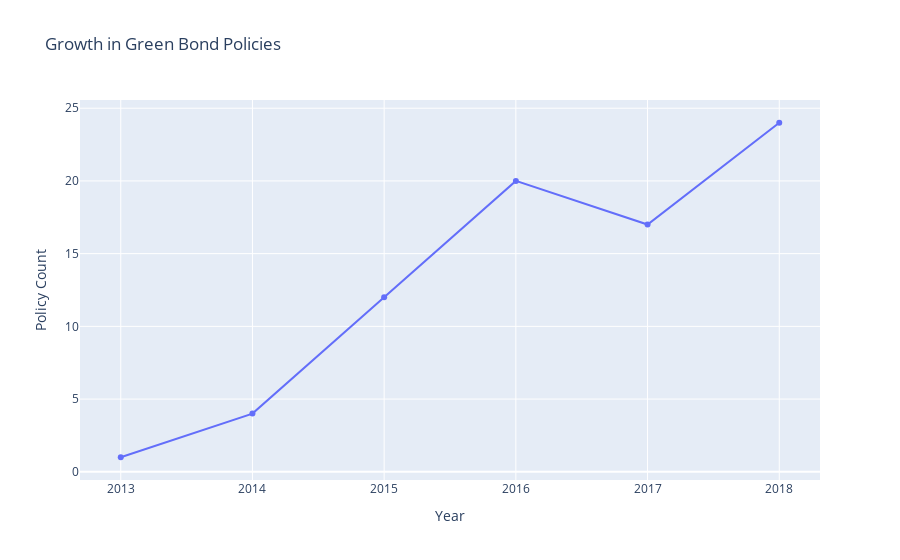

The notebook cell this image was saved under:
### Code cell
# Tests policies_by_date visualization
policies_by_date(gb_test)

### Figure 1 — Plotly figure (JSON) as saved in the notebook; plotly's stock layout.template omitted (floating-point values rounded to 4 significant figures)
{"data": [{"hovertemplate": "Year=%{x}<br>Policy Count=%{y}<extra></extra>", "legendgroup": "", "line": {"color": "#636efa", "dash": "solid"}, "marker": {"symbol": "circle"}, "mode": "lines+markers", "name": "", "orientation": "v", "showlegend": false, "type": "scatter", "x": ["2013", "2014", "2015", "2016", "2017", "2018"], "xaxis": "x", "y": [1, 4, 12, 20, 17, 24], "yaxis": "y"}], "layout": {"legend": {"tracegroupgap": 0}, "title": {"text": "Growth in Green Bond Policies"}, "xaxis": {"anchor": "y", "domain": [0, 1], "title": {"text": "Year"}}, "yaxis": {"anchor": "x", "domain": [0, 1], "title": {"text": "Policy Count"}}}}
